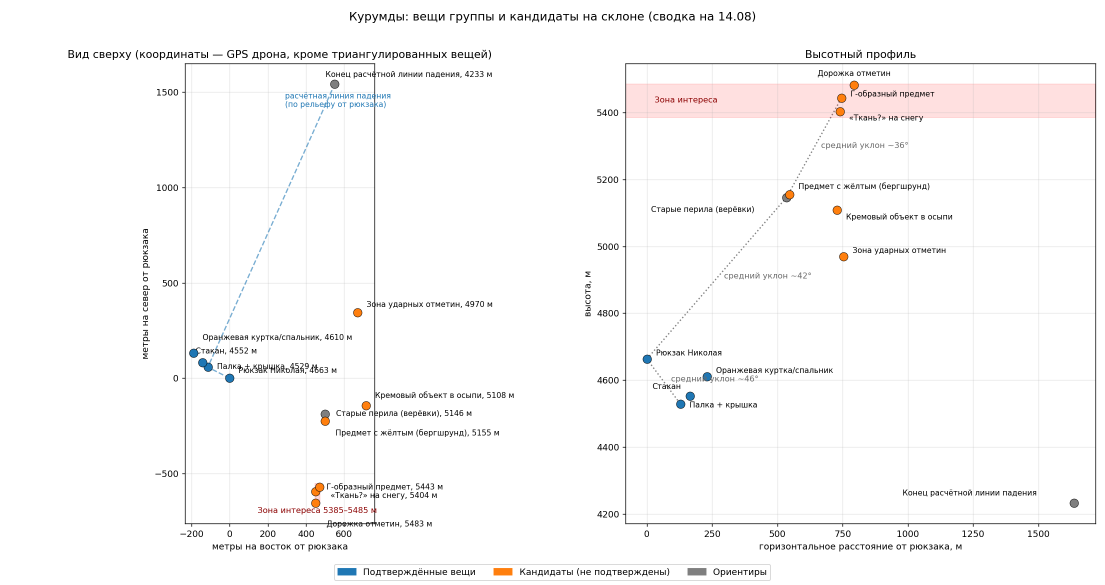
#> input picture analysis/skhema-raspolozheniya.png, 2210 x 1170 px, given in place of ., which was not available (shown at 1/2 size)
$ python detect.py . --out out.png
#> lines starting #> are read from the running program, lines starting #| are printed output that depends on the picture; after the words box and inside, x2 and y2 are one past the last pixel; in counts of white or black regions, pixels touching at a corner belong together; pictures that were not available may be replaced by others from this repository, and a replacement may not be noted
#> in process, img is the input picture: shape (1170, 2210, 3); mean B, G, R 248.9, 248.9, 249.7
#!/usr/bin/env python3
"""Детектор цветовых аномалий: пиксели, не вписывающиеся в палитру «снег+камень» кадра.

Палитра кадра строится как 3D-гистограмма Lab; аномалия — пиксель из редкой
ячейки (доля пикселей ячейки ниже порога). Редкость покрывает и цвет (синее,
красное, бирюзовое), и яркостные выбросы (белый стакан на тёмной осыпи).
Тени/синева снега не срабатывают: в горной сцене их много, ячейки плотные.

Использование:
  .venv/bin/python detect.py КАДР.jpg [ещё кадры...] --out results/
Выход в --out: <кадр>.det.jpg (рамки на кадре), crops/<кадр>_NN.jpg (кропы),
detections.tsv (кадр, bbox, площадь, средний цвет, score).
"""

import argparse
import sys
from pathlib import Path

import cv2
import numpy as np

BINS = (16, 32, 32)          # квантование L, a, b
DENSITY_THR = 1.5e-4         # ячейка реже этой доли пикселей = аномалия
MIN_AREA = 6                 # блобы меньше (пикс. после морфологии) — шум
MAX_AREA = 20000             # больше — кусок сцены (облако, скала), не предмет
CROP = 128                   # полукроп вокруг центра блоба


def anomaly_blobs(img: np.ndarray):
    """[(x, y, w, h, area, score)] аномальных блобов кадра.

    score — суммарная редкость (−log10 плотности ячейки) по пикселям блоба:
    связное пятно редкого цвета набирает много, одиночная крапинка — мало.
    """
    lab = cv2.cvtColor(img, cv2.COLOR_BGR2Lab)
#> lab: shape (1170, 2210, 3); mean of channels 0, 1, 2 249.4, 128.3, 128.1
    q = lab.astype(np.uint16)
#> q: shape (1170, 2210, 3) uint16; mean of channels 0, 1, 2 249.4, 128.3, 128.1
    q[..., 0] = q[..., 0] * BINS[0] // 256
#> q: shape (1170, 2210, 3) uint16; mean of channels 0, 1, 2 14.7, 128.3, 128.1
    q[..., 1] = q[..., 1] * BINS[1] // 256
#> q: shape (1170, 2210, 3) uint16; mean of channels 0, 1, 2 14.7, 16, 128.1
    q[..., 2] = q[..., 2] * BINS[2] // 256
#> q: shape (1170, 2210, 3) uint16; mean of channels 0, 1, 2 14.7, 16, 16
    flat = (q[..., 0] * BINS[1] + q[..., 1]) * BINS[2] + q[..., 2]
    hist = np.bincount(flat.ravel(), minlength=BINS[0] * BINS[1] * BINS[2])
#> hist = 16384 values, max 2414567 at index 15888, min 0 at index 0, mean 157.8
    density = hist.astype(np.float64) / flat.size
#> density = 16384 values, max 0.934 at index 15888, min 0 at index 0, mean 6.1e-05
    pix_density = density[flat]
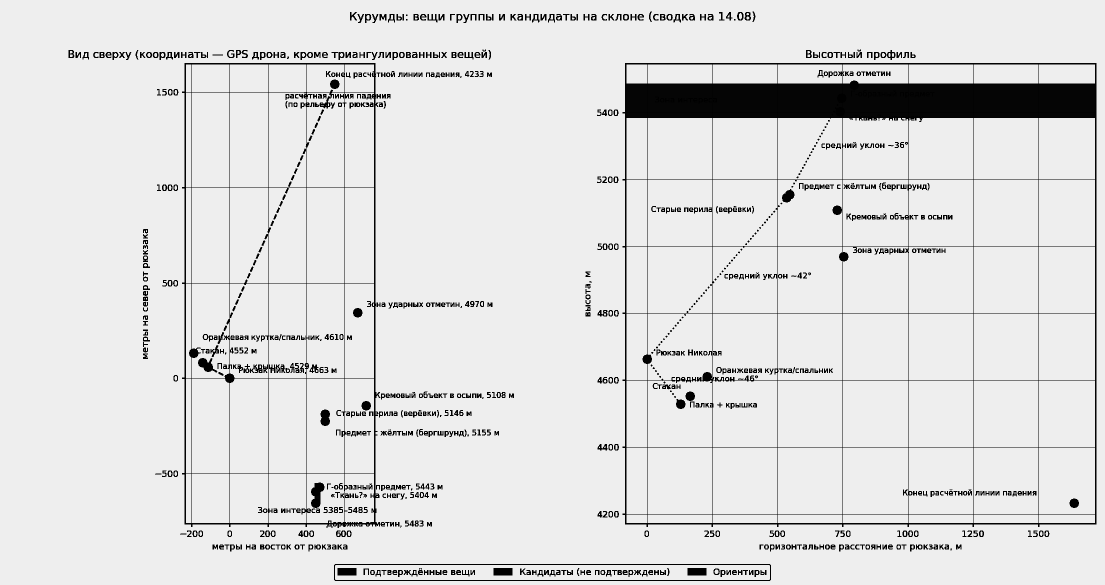
#> pix_density: shape (1170, 2210) float64 (shown at 1/2 size); min 3.87e-07, max 0.934, mean 0.873
    rarity = -np.log10(pix_density + 1e-9)
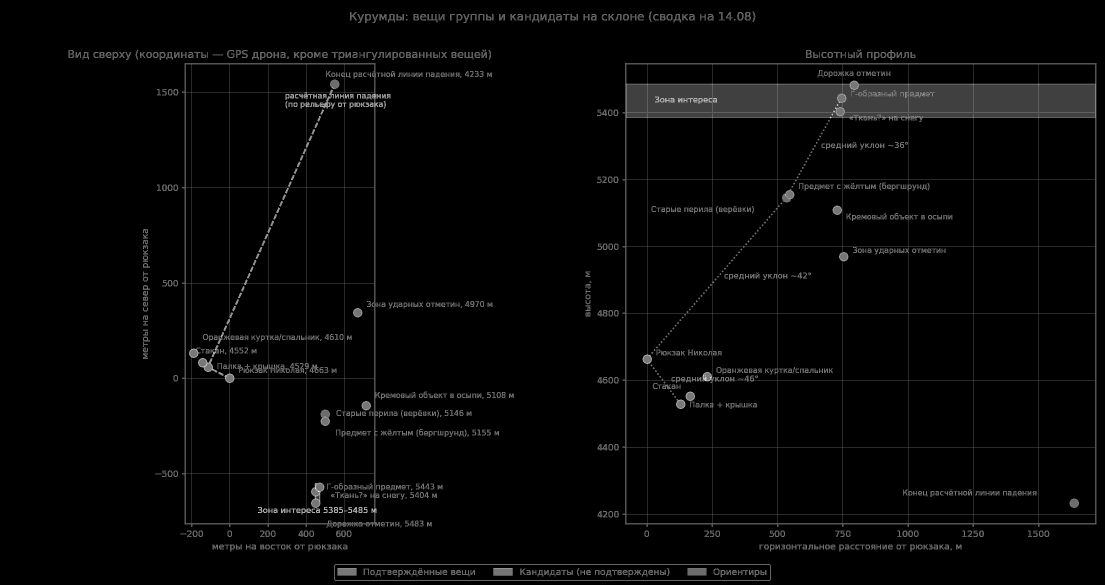
#> rarity: shape (1170, 2210) float64 (shown at 1/2 size); min 0.0297, max 6.41, mean 0.176; drawn with min black and max white

    mask = (pix_density < DENSITY_THR).astype(np.uint8)
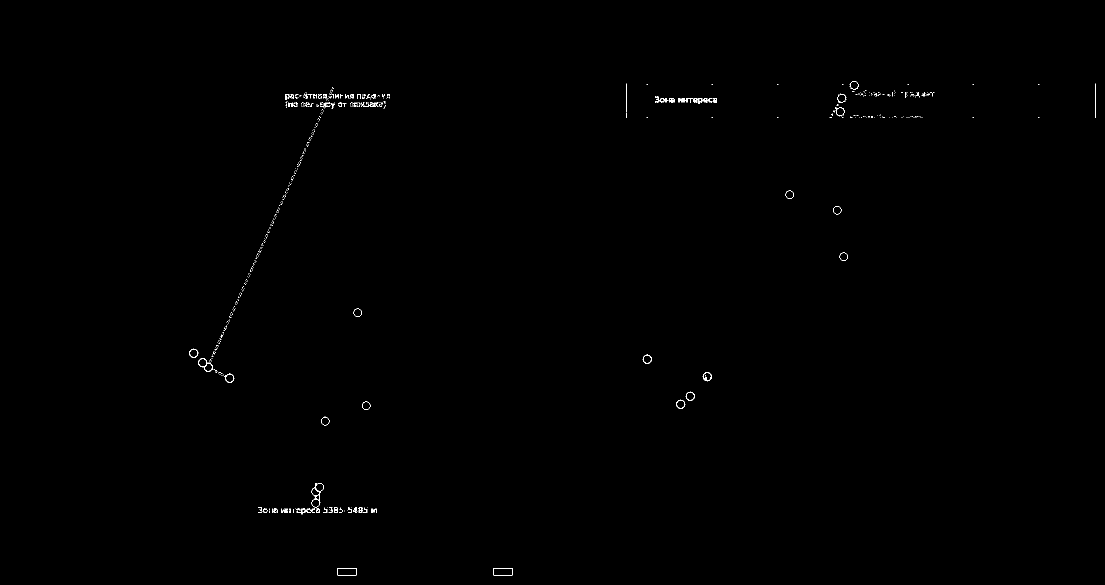
#> mask: shape (1170, 2210) (shown at 1/2 size); values 0 (black) and 1 (white), 0.19% white in thin lines or dots, all inside (x1, y1, x2, y2) = (378, 162, 2191, 1151)
    mask = cv2.morphologyEx(mask, cv2.MORPH_OPEN, np.ones((2, 2), np.uint8))
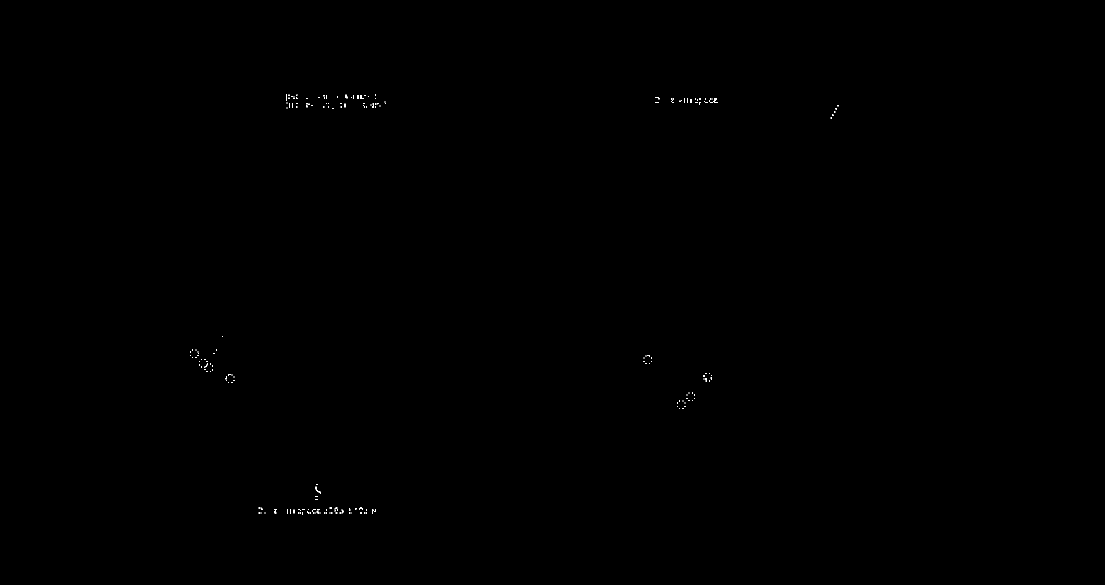
#> mask: shape (1170, 2210) (shown at 1/2 size); values 0 (black) and 1 (white), 0.06% white in thin lines or dots, all inside (x1, y1, x2, y2) = (380, 189, 1678, 1030)
    mask = cv2.morphologyEx(mask, cv2.MORPH_CLOSE, np.ones((5, 5), np.uint8))
#> mask: shape (1170, 2210); values 0 (black) and 1 (white), 0.08% white; 118 white regions (91 under 20 px), largest, box (x1, y1, x2, y2) and area: (572, 189, 595, 207) 137, (1408, 197, 1435, 206) 110, (614, 1018, 641, 1027) 108

    n, labels, stats, _ = cv2.connectedComponentsWithStats(mask, connectivity=8)
#> labels: shape (1170, 2210) int32; 119 distinct labels, from 0 to 118
#> n = 119; stats = 119 rows, first 6: [0, 0, 2210, 1170, 2583589], [572, 189, 23, 18, 137], [691, 189, 4, 8, 22], [750, 189, 2, 2, 4], [647, 190, 7, 8, 47], [702, 190, 6, 8, 24]
    comp_score = np.bincount(labels.ravel(), weights=(rarity * mask).ravel(),
                             minlength=n)
#> comp_score = 119 values, max 343.8 at index 19, min 0 at index 0, mean 48.02
    out = []
    for i in range(1, n):
        x, y, w, h, area = stats[i]
        if not MIN_AREA <= area <= MAX_AREA:
            continue
        out.append((int(x), int(y), int(w), int(h), int(area),
                    round(float(comp_score[i]), 1)))
#> this loop made 118 passes
#> (x, y, w, h, area) on passes 1, 2, 4, 5, 6, 14, 15, 19, 21, 24, 26, 31: (572, 189, 23, 18, 137), (691, 189, 4, 8, 22), (647, 190, 7, 8, 47), (702, 190, 6, 8, 24), (715, 190, 13, 8, 74), (1342, 197, 6, 9, 40), (1359, 197, 17, 9, 91), (1408, 197, 27, 9, 110), (1390, 199, 12, 10, 40), (578, 207, 8, 8, 64), (612, 206, 7, 9, 32), (741, 206, 16, 9, 85)
#> after the loop, out = 58 items, first 6: (572, 189, 23, 18, 137, 300.9), (691, 189, 4, 8, 22, 60.5), (647, 190, 7, 8, 47, 111.2), (702, 190, 6, 8, 24, 53.7), (715, 190, 13, 8, 74, 108.3), (674, 192, 2, 3, 6, 8.8)
    out.sort(key=lambda b: -b[5])
    return out


def process(path: Path, out_dir: Path, tsv):
    img = cv2.imread(str(path))
    if img is None:
        print(f"{path}: не читается", file=sys.stderr)
        return 0
    blobs = anomaly_blobs(img)
#> blobs = 58 items, first 6: (1408, 197, 27, 9, 110, 343.8), (572, 189, 23, 18, 137, 300.9), (1359, 197, 17, 9, 91, 272.8), (669, 1015, 18, 12, 106, 263.6), (614, 1018, 27, 9, 108, 233.9), (1407, 750, 13, 13, 57, 228.4)
    vis = img.copy()
    crops_dir = out_dir / "crops"
    crops_dir.mkdir(parents=True, exist_ok=True)
    for i, (x, y, w, h, area, score) in enumerate(blobs):
        cv2.rectangle(vis, (x - 4, y - 4), (x + w + 4, y + h + 4), (0, 0, 255), 2)
        cv2.putText(vis, str(i), (x, max(12, y - 8)),
                    cv2.FONT_HERSHEY_SIMPLEX, 0.5, (0, 0, 255), 1)
        cx, cy = x + w // 2, y + h // 2
        x0, y0 = max(0, cx - CROP), max(0, cy - CROP)
        crop = img[y0:cy + CROP, x0:cx + CROP]
        cv2.imwrite(str(crops_dir / f"{path.stem}_{i:02d}.jpg"), crop,
                    [cv2.IMWRITE_JPEG_QUALITY, 92])
        bgr = img[y:y + h, x:x + w].reshape(-1, 3).mean(axis=0).astype(int)
        tsv.write(f"{path.name}\t{i}\t{x},{y},{w},{h}\t{area}\t"
                  f"{bgr[2]},{bgr[1]},{bgr[0]}\t{score}\n")
#> this loop made 58 passes
#> (x, y, w, h, area, score, cx, cy) on passes 1 to 12: (1408, 197, 27, 9, 110, 343.8, 1421, 201), (572, 189, 23, 18, 137, 300.9, 583, 198), (1359, 197, 17, 9, 91, 272.8, 1367, 201), (669, 1015, 18, 12, 106, 263.6, 678, 1021), (614, 1018, 27, 9, 108, 233.9, 627, 1022), (1407, 750, 13, 13, 57, 228.4, 1413, 756), (741, 206, 16, 9, 85, 227.8, 749, 210), (402, 722, 20, 18, 59, 217.1, 412, 731), (630, 973, 12, 14, 41, 173, 636, 980), (596, 1018, 14, 12, 64, 145.6, 603, 1024), (744, 1019, 8, 8, 43, 143.8, 748, 1023), (1342, 197, 6, 9, 40, 139.5, 1345, 201)
#> pass 1, in process, `crop = img[y0:cy + CROP, x0:cx + CROP]`:
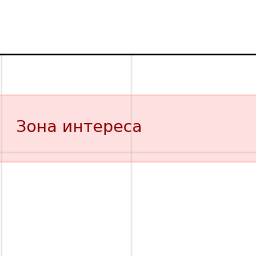
#> crop: shape (256, 256, 3); mean B, G, R 243.4, 243.4, 252.5
#> pass 2, in process, `crop = img[y0:cy + CROP, x0:cx + CROP]`:
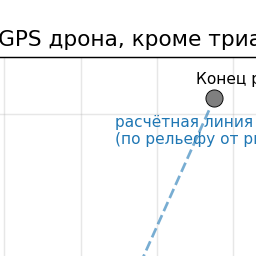
#> crop: shape (256, 256, 3); mean B, G, R 246.2, 245.2, 243.8
#> after the loop:
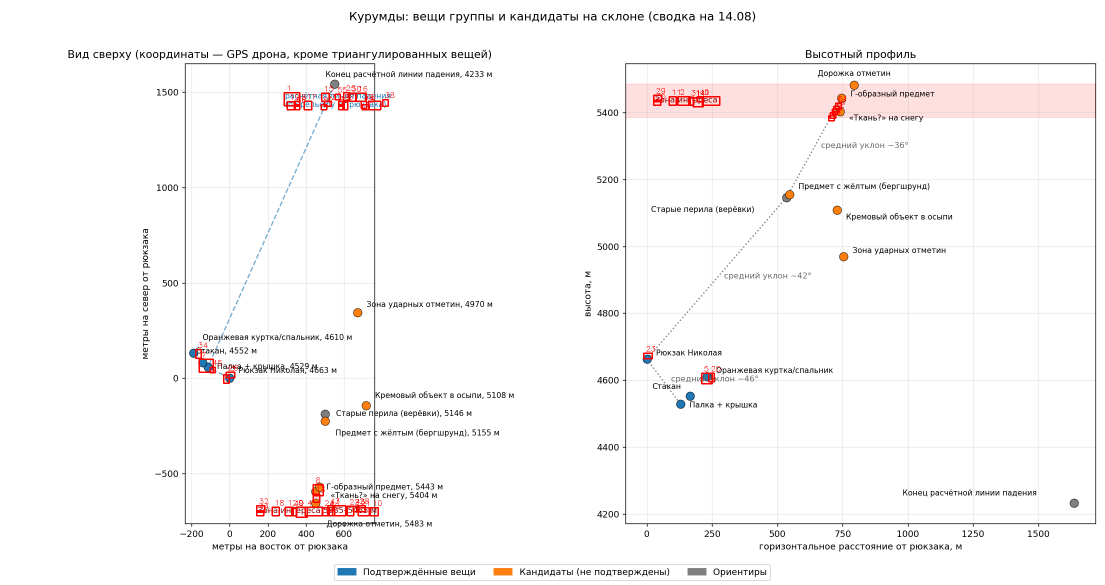
#> vis: shape (1170, 2210, 3) (shown at 1/2 size); 0.43% of pixels changed, all inside (x1, y1, x2, y2) = (390, 171, 1692, 1036)
    cv2.imwrite(str(out_dir / f"{path.stem}.det.jpg"), vis,
                [cv2.IMWRITE_JPEG_QUALITY, 88])
    print(f"{path.name}: {len(blobs)} блобов")
#| : 58 блобов
    return len(blobs)


if __name__ == "__main__":
    ap = argparse.ArgumentParser()
    ap.add_argument("images", nargs="+", type=Path)
    ap.add_argument("--out", type=Path, required=True)
    args = ap.parse_args()
    args.out.mkdir(parents=True, exist_ok=True)
    total = 0
    with (args.out / "detections.tsv").open("a", encoding="utf-8") as tsv:
        for p in args.images:
            total += process(p, args.out, tsv)
#> total = 58
    print(f"итого блобов: {total}")
#| итого блобов: 58
